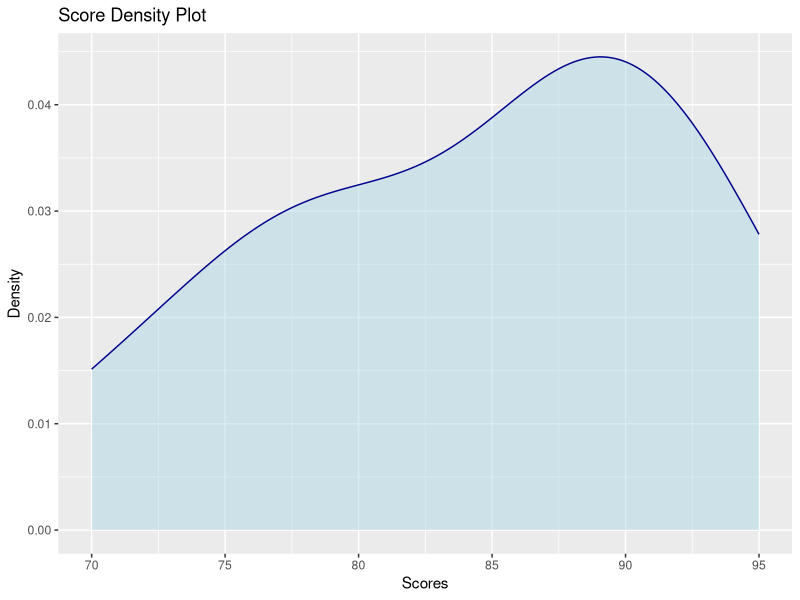

Write the R code that produced this figure.
# Density Plot
library(ggplot2)

# Sample dataset
scores <- c(85, 90, 78, 95, 88, 70, 92, 80, 76, 89)

data <- data.frame(scores)

# Basic density plot
ggplot(data, aes(x = scores)) +
  geom_density(fill = "lightblue", alpha = 0.5, color = "darkblue") +
  labs(title = "Score Density Plot", x = "Scores", y = "Density")
